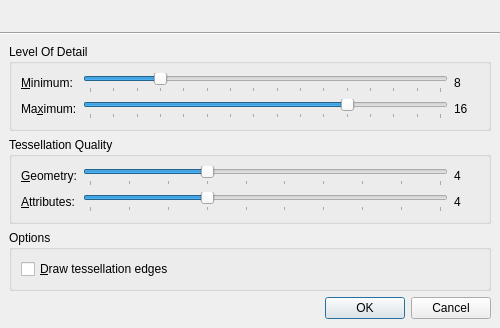
<?xml version="1.0" encoding="UTF-8"?>
<ui version="4.0">
 <class>TessellationDialog</class>
 <widget class="QDialog" name="TessellationDialog">
  <property name="geometry">
   <rect>
    <x>0</x>
    <y>0</y>
    <width>500</width>
    <height>317</height>
   </rect>
  </property>
  <property name="windowTitle">
   <string>Tessellation Settings</string>
  </property>
  <layout class="QVBoxLayout" name="topLayout" stretch="0,0,1">
   <property name="spacing">
    <number>0</number>
   </property>
   <property name="margin">
    <number>0</number>
   </property>
   <item>
    <widget class="XmlUi::GradientWidget" name="promptWidget" native="true">
     <layout class="QHBoxLayout" name="promptLayout" stretch="0,1">
      <property name="spacing">
       <number>10</number>
      </property>
      <item>
       <widget class="QLabel" name="promptPixmap"/>
      </item>
      <item>
       <widget class="QLabel" name="promptLabel">
        <property name="wordWrap">
         <bool>true</bool>
        </property>
       </widget>
      </item>
     </layout>
    </widget>
   </item>
   <item>
    <widget class="Line" name="line">
     <property name="orientation">
      <enum>Qt::Horizontal</enum>
     </property>
    </widget>
   </item>
   <item>
    <widget class="QWidget" name="mainWidget" native="true">
     <layout class="QVBoxLayout" name="mainLayout">
      <item>
       <widget class="QGroupBox" name="lodGroupBox">
        <property name="title">
         <string>Level Of Detail</string>
        </property>
        <layout class="QGridLayout" name="gridLayout_4">
         <item row="0" column="0">
          <widget class="QLabel" name="minimumLabel">
           <property name="text">
            <string>&amp;Minimum:</string>
           </property>
           <property name="buddy">
            <cstring>minimumSlider</cstring>
           </property>
          </widget>
         </item>
         <item row="0" column="1">
          <widget class="QSlider" name="minimumSlider">
           <property name="minimum">
            <number>5</number>
           </property>
           <property name="maximum">
            <number>20</number>
           </property>
           <property name="pageStep">
            <number>1</number>
           </property>
           <property name="value">
            <number>8</number>
           </property>
           <property name="orientation">
            <enum>Qt::Horizontal</enum>
           </property>
           <property name="tickPosition">
            <enum>QSlider::TicksBelow</enum>
           </property>
           <property name="tickInterval">
            <number>1</number>
           </property>
          </widget>
         </item>
         <item row="0" column="2">
          <widget class="QLabel" name="minimumLabel2">
           <property name="minimumSize">
            <size>
             <width>25</width>
             <height>0</height>
            </size>
           </property>
           <property name="text">
            <string>8</string>
           </property>
          </widget>
         </item>
         <item row="1" column="0">
          <widget class="QLabel" name="maximumLabel">
           <property name="text">
            <string>Ma&amp;ximum:</string>
           </property>
           <property name="buddy">
            <cstring>maximumSlider</cstring>
           </property>
          </widget>
         </item>
         <item row="1" column="1">
          <widget class="QSlider" name="maximumSlider">
           <property name="minimum">
            <number>5</number>
           </property>
           <property name="maximum">
            <number>20</number>
           </property>
           <property name="pageStep">
            <number>1</number>
           </property>
           <property name="value">
            <number>16</number>
           </property>
           <property name="orientation">
            <enum>Qt::Horizontal</enum>
           </property>
           <property name="tickPosition">
            <enum>QSlider::TicksBelow</enum>
           </property>
           <property name="tickInterval">
            <number>1</number>
           </property>
          </widget>
         </item>
         <item row="1" column="2">
          <widget class="QLabel" name="maximumLabel2">
           <property name="minimumSize">
            <size>
             <width>25</width>
             <height>0</height>
            </size>
           </property>
           <property name="text">
            <string>16</string>
           </property>
          </widget>
         </item>
        </layout>
       </widget>
      </item>
      <item>
       <widget class="QGroupBox" name="thresholdGroupBox">
        <property name="title">
         <string>Tessellation Quality</string>
        </property>
        <layout class="QGridLayout" name="gridLayout_5">
         <item row="0" column="0">
          <widget class="QLabel" name="geometryLabel">
           <property name="text">
            <string>&amp;Geometry:</string>
           </property>
           <property name="buddy">
            <cstring>geometrySlider</cstring>
           </property>
          </widget>
         </item>
         <item row="0" column="1">
          <widget class="QSlider" name="geometrySlider">
           <property name="minimum">
            <number>1</number>
           </property>
           <property name="maximum">
            <number>10</number>
           </property>
           <property name="pageStep">
            <number>1</number>
           </property>
           <property name="value">
            <number>4</number>
           </property>
           <property name="orientation">
            <enum>Qt::Horizontal</enum>
           </property>
           <property name="tickPosition">
            <enum>QSlider::TicksBelow</enum>
           </property>
           <property name="tickInterval">
            <number>1</number>
           </property>
          </widget>
         </item>
         <item row="0" column="2">
          <widget class="QLabel" name="geometryLabel2">
           <property name="minimumSize">
            <size>
             <width>25</width>
             <height>0</height>
            </size>
           </property>
           <property name="text">
            <string>4</string>
           </property>
          </widget>
         </item>
         <item row="1" column="0">
          <widget class="QLabel" name="attributesLabel">
           <property name="text">
            <string>&amp;Attributes:</string>
           </property>
           <property name="buddy">
            <cstring>attributesSlider</cstring>
           </property>
          </widget>
         </item>
         <item row="1" column="1">
          <widget class="QSlider" name="attributesSlider">
           <property name="minimum">
            <number>1</number>
           </property>
           <property name="maximum">
            <number>10</number>
           </property>
           <property name="pageStep">
            <number>1</number>
           </property>
           <property name="value">
            <number>4</number>
           </property>
           <property name="orientation">
            <enum>Qt::Horizontal</enum>
           </property>
           <property name="tickPosition">
            <enum>QSlider::TicksBelow</enum>
           </property>
           <property name="tickInterval">
            <number>1</number>
           </property>
          </widget>
         </item>
         <item row="1" column="2">
          <widget class="QLabel" name="attributesLabel2">
           <property name="minimumSize">
            <size>
             <width>25</width>
             <height>0</height>
            </size>
           </property>
           <property name="text">
            <string>4</string>
           </property>
          </widget>
         </item>
        </layout>
       </widget>
      </item>
      <item>
       <widget class="QGroupBox" name="optionsGroupBox">
        <property name="title">
         <string>Options</string>
        </property>
        <layout class="QVBoxLayout" name="verticalLayout_6">
         <item>
          <widget class="QCheckBox" name="edgesCheckBox">
           <property name="text">
            <string>&amp;Draw tessellation edges</string>
           </property>
          </widget>
         </item>
        </layout>
       </widget>
      </item>
      <item>
       <widget class="QDialogButtonBox" name="buttonBox">
        <property name="orientation">
         <enum>Qt::Horizontal</enum>
        </property>
        <property name="standardButtons">
         <set>QDialogButtonBox::Cancel|QDialogButtonBox::Ok</set>
        </property>
       </widget>
      </item>
     </layout>
    </widget>
   </item>
  </layout>
 </widget>
 <customwidgets>
  <customwidget>
   <class>XmlUi::GradientWidget</class>
   <extends>QWidget</extends>
   <header>xmlui/gradientwidget.h</header>
   <container>1</container>
  </customwidget>
 </customwidgets>
 <tabstops>
  <tabstop>minimumSlider</tabstop>
  <tabstop>maximumSlider</tabstop>
  <tabstop>geometrySlider</tabstop>
  <tabstop>attributesSlider</tabstop>
  <tabstop>edgesCheckBox</tabstop>
  <tabstop>buttonBox</tabstop>
 </tabstops>
 <resources/>
 <connections>
  <connection>
   <sender>buttonBox</sender>
   <signal>rejected()</signal>
   <receiver>TessellationDialog</receiver>
   <slot>reject()</slot>
   <hints>
    <hint type="sourcelabel">
     <x>304</x>
     <y>319</y>
    </hint>
    <hint type="destinationlabel">
     <x>286</x>
     <y>274</y>
    </hint>
   </hints>
  </connection>
  <connection>
   <sender>buttonBox</sender>
   <signal>accepted()</signal>
   <receiver>TessellationDialog</receiver>
   <slot>accept()</slot>
   <hints>
    <hint type="sourcelabel">
     <x>236</x>
     <y>319</y>
    </hint>
    <hint type="destinationlabel">
     <x>157</x>
     <y>274</y>
    </hint>
   </hints>
  </connection>
  <connection>
   <sender>minimumSlider</sender>
   <signal>valueChanged(int)</signal>
   <receiver>minimumLabel2</receiver>
   <slot>setNum(int)</slot>
   <hints>
    <hint type="sourcelabel">
     <x>422</x>
     <y>84</y>
    </hint>
    <hint type="destinationlabel">
     <x>470</x>
     <y>78</y>
    </hint>
   </hints>
  </connection>
  <connection>
   <sender>maximumSlider</sender>
   <signal>valueChanged(int)</signal>
   <receiver>maximumLabel2</receiver>
   <slot>setNum(int)</slot>
   <hints>
    <hint type="sourcelabel">
     <x>416</x>
     <y>109</y>
    </hint>
    <hint type="destinationlabel">
     <x>466</x>
     <y>107</y>
    </hint>
   </hints>
  </connection>
  <connection>
   <sender>geometrySlider</sender>
   <signal>valueChanged(int)</signal>
   <receiver>geometryLabel2</receiver>
   <slot>setNum(int)</slot>
   <hints>
    <hint type="sourcelabel">
     <x>358</x>
     <y>166</y>
    </hint>
    <hint type="destinationlabel">
     <x>466</x>
     <y>172</y>
    </hint>
   </hints>
  </connection>
  <connection>
   <sender>attributesSlider</sender>
   <signal>valueChanged(int)</signal>
   <receiver>attributesLabel2</receiver>
   <slot>setNum(int)</slot>
   <hints>
    <hint type="sourcelabel">
     <x>378</x>
     <y>197</y>
    </hint>
    <hint type="destinationlabel">
     <x>460</x>
     <y>203</y>
    </hint>
   </hints>
  </connection>
 </connections>
</ui>
